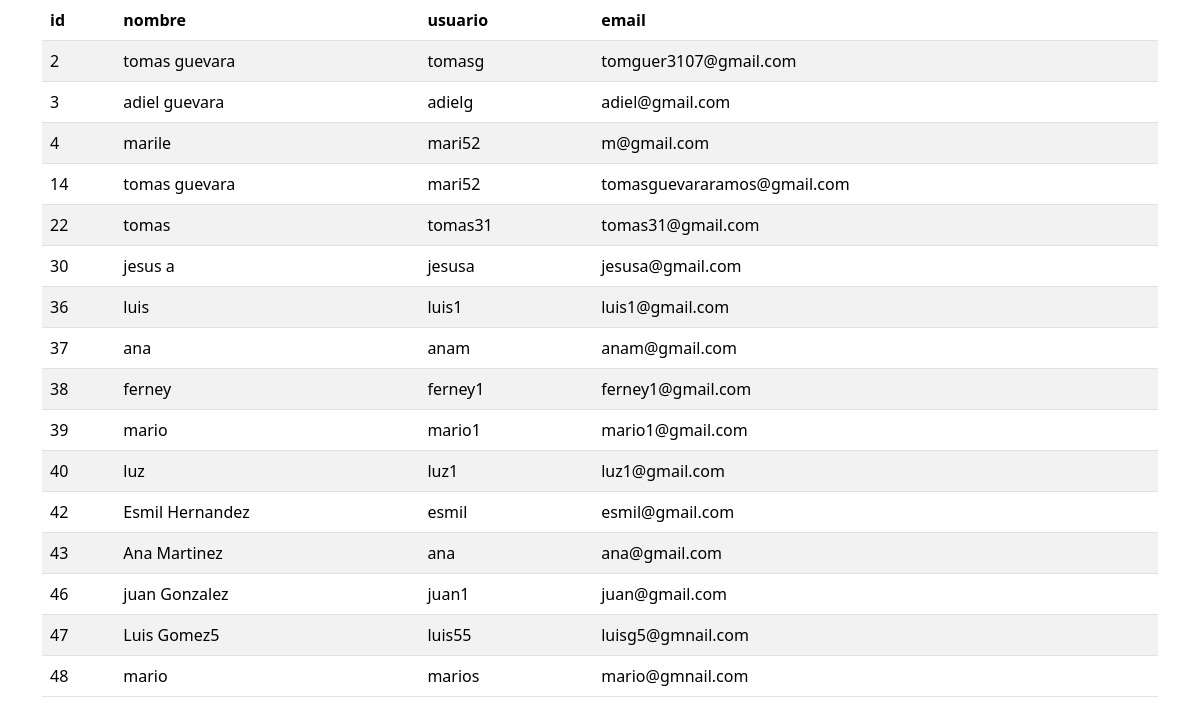
The page /borrador.php on the database as committed earlier.
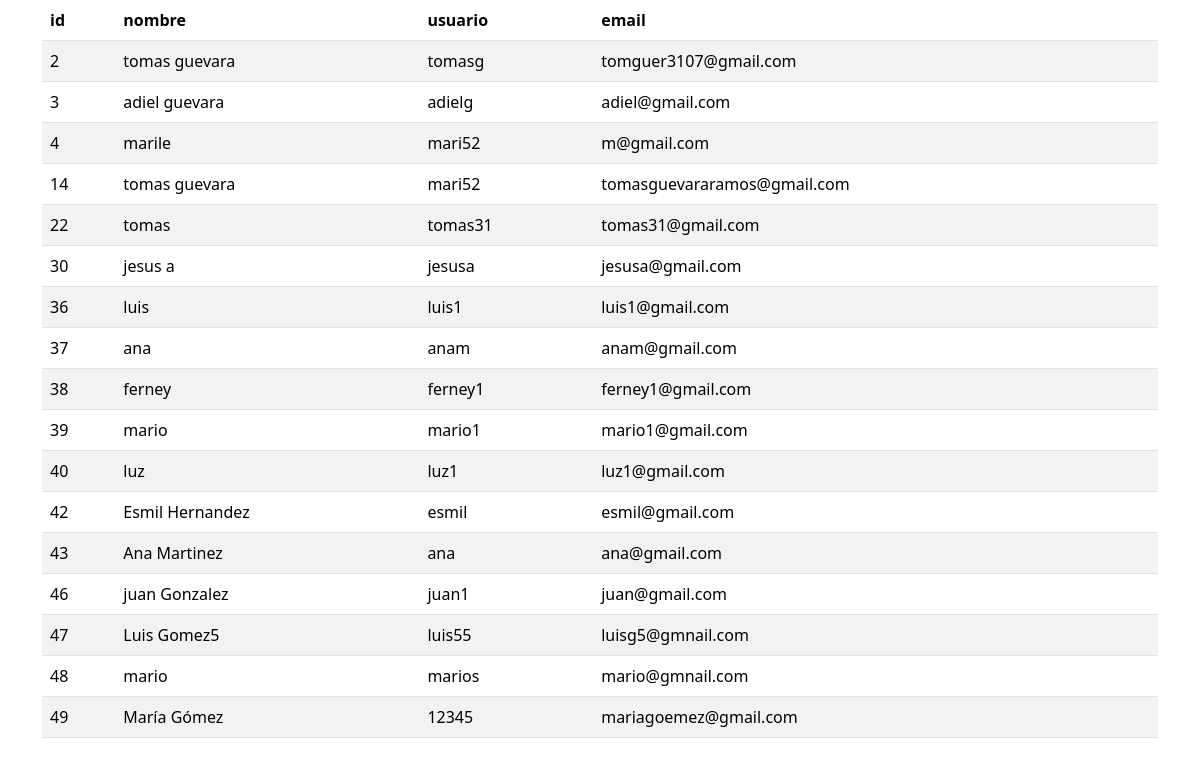
The same page on the database as committed later.
### tables this page shows
CREATE TABLE `usuarios` (
  `id` int(45) NOT NULL,
  `nombre` varchar(45) NOT NULL,
  `usuario` varchar(45) NOT NULL,
  `email` varchar(45) NOT NULL,
  `pass` varchar(255) NOT NULL,
  `roles_id` int(45) NOT NULL,
  `estado` enum('activo','suspendido') DEFAULT 'activo'
);

### borrador.php (the view, shortened to what this page needs)
<?php
require_once("BaseDatos/Conexion.php");
$sql = "SELECT * FROM usuarios";
$result = $conn->query($sql);
?>
<!DOCTYPE html>
<html lang="es">
<head>
    <link href="https://cdn.jsdelivr.net/npm/bootstrap@5.3.3/dist/css/bootstrap.min.css" rel="stylesheet">
</head>
<body>
<div class="container">
    <table class="table table-striped">
        <thead>
            <tr>
                <th>id</th>
                <th>nombre</th>
                <th>usuario</th>
                <th>email</th>
            </tr>
        </thead>
        <tbody>
        <?php
        if ($result->num_rows > 0) {
            while($fila = $result->fetch_assoc()) {
                echo "<tr>";
                echo "<td>" . $fila['id'] . "</td>";
                echo "<td>" . $fila['nombre'] . "</td>";
                echo "<td>" . $fila['usuario'] . "</td>";
                echo "<td>" . $fila['email'] . "</td>";
                echo "</tr>";
            }
        } else {
            echo "<tr><td colspan='4'>No hay resultados</td></tr>";
        }
        ?>
        </tbody>
    </table>
</div>
</body>
</html>

Rows that differ between the two databases and show on the page:
added usuarios: id "49", nombre "María Gómez", usuario "12345", email "mariagoemez@gmail.com"
